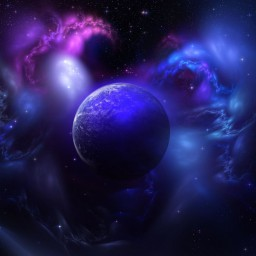
#> input picture tasks/task-04-linear-combination/image1.jpg, 256 x 256 px
$ python task-04-linear-combination.py
#> lines starting #> are read from the running program, lines starting #| are printed output that depends on the picture
import cv2
import numpy as np

def linear_combination(i1: np.ndarray, i2: np.ndarray, a1: float, a2: float) -> np.ndarray:
    """
    Compute the linear combination of two images using OpenCV:
    i_out = a1 * i1 + a2 * i2.

    Args:
        i1 (np.ndarray): First input image.
        i2 (np.ndarray): Second input image.
        a1 (float): Scalar weight for the first image.
        a2 (float): Scalar weight for the second image.

    Returns:
        np.ndarray: The resulting image with the same dtype as the input images.
    """
    # Ensure images have the same dimensions
    if i1.shape != i2.shape:
        raise ValueError("Input images must have the same dimensions.")

    ### START CODE HERE ###

    i_out = cv2.addWeighted(i1, a1, i2, a2, 0)

    ### END CODE HERE ###

    return i_out

# Example Usage
if __name__ == "__main__":
    # Load images
    i1 = cv2.imread('image1.jpg', cv2.IMREAD_COLOR)
#> i1 is the input picture: shape (256, 256, 3); mean B, G, R 87.7, 30.7, 36.4
    i2 = cv2.imread('image2.jpg', cv2.IMREAD_COLOR)
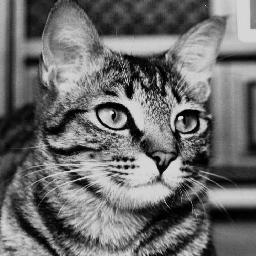
#> input picture tasks/task-04-linear-combination/image2.jpg, 256 x 256 px
#> i2 is the input picture: shape (256, 256, 3); min 0, max 239, mean 108.8

    if i1 is None or i2 is None:
        raise FileNotFoundError("One or both images could not be loaded. Check file paths.")

    # Define scalars
    a1, a2 = 0.6, 0.4

    # Compute the linear combination
    output = linear_combination(i1, i2, a1, a2)
#> in linear_combination, `i_out = cv2.addWeighted(i1, a1, i2, a2, 0)`:
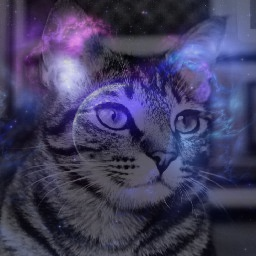
#> i_out: shape (256, 256, 3); mean B, G, R 96.1, 61.9, 65.4
